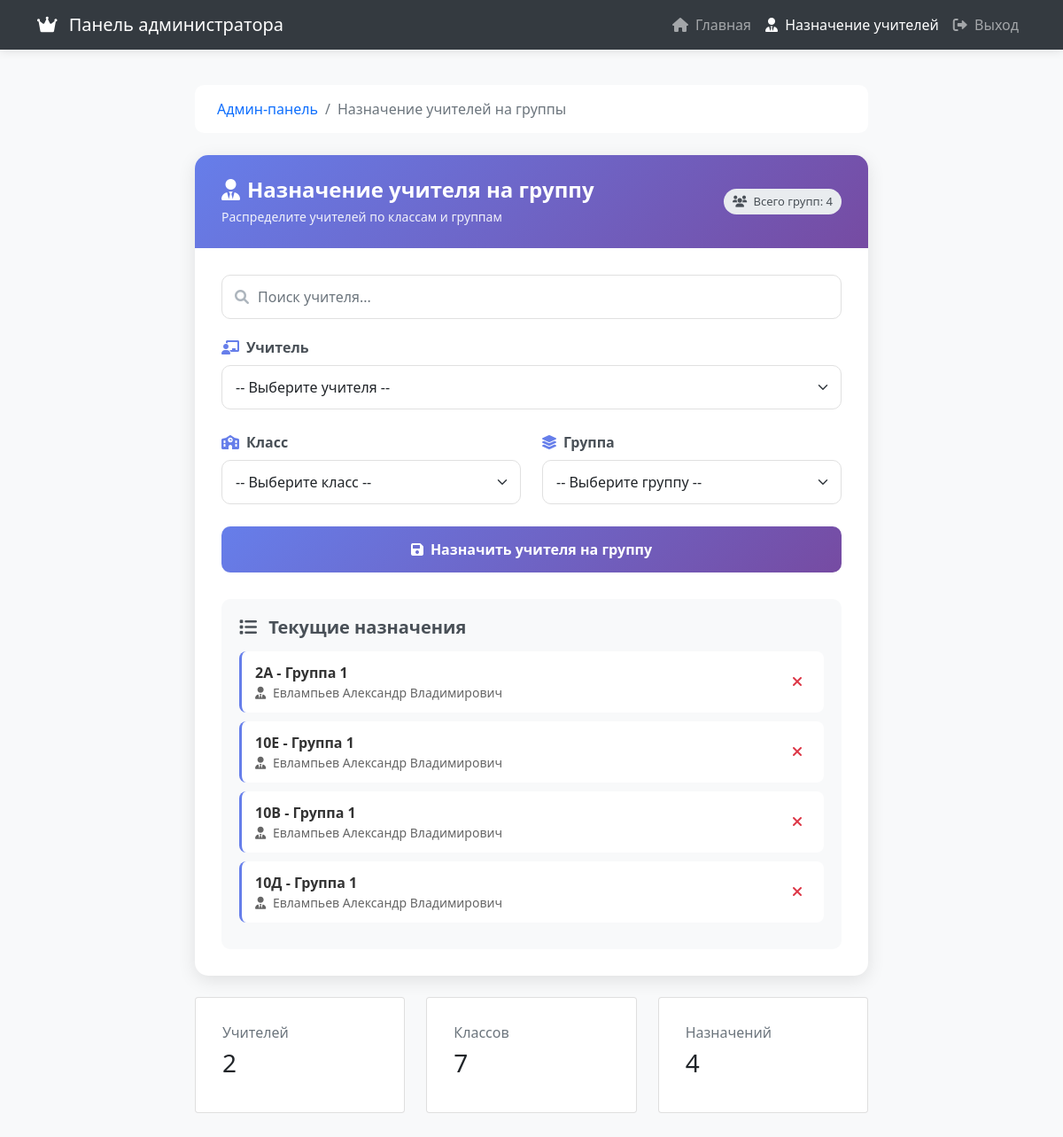
Before: /users/admin/assign-teacher/ (signed in) with the older database file.
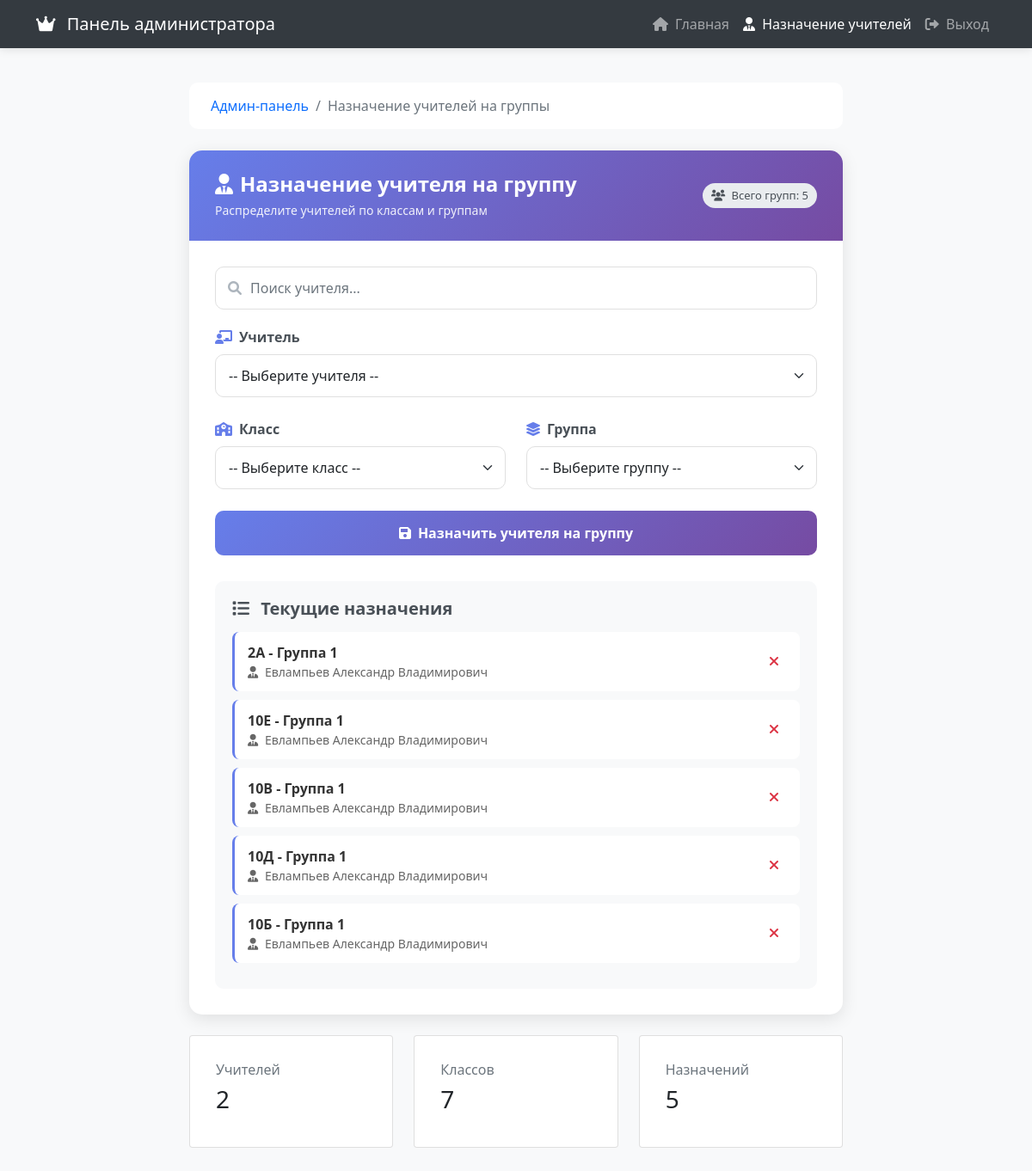
After: the same page with the newer database file.
### users_app/models.py (models this page shows, shortened)
class Group(models.Model):
    GROUP_NUMBERS = (
        (1, 'Группа 1'),
        (2, 'Группа 2'),
    )
    school_class = models.ForeignKey(SchoolClass, on_delete=models.CASCADE, related_name='groups')
    number = models.IntegerField('Номер группы', choices=GROUP_NUMBERS)
    teacher = models.ForeignKey(
        get_user_model(),
        on_delete=models.SET_NULL,
        null=True,
        blank=True,
        related_name='teacher_groups',
        limit_choices_to={'user_type': 'teacher'}
    )
    class Meta:
        verbose_name = 'Группа'
        verbose_name_plural = 'Группы'
        unique_together = ['school_class', 'number']

class SchoolClass(models.Model):
    number = models.IntegerField('Номер класса', validators=[MinValueValidator(1), MaxValueValidator(11)])
    letter = models.CharField('Буква класса', max_length=2)  # А, Б, В и т.д.
    class Meta:
        verbose_name = 'Класс'
        verbose_name_plural = 'Классы'
        unique_together = ['number', 'letter']

class User(AbstractUser):
    USER_TYPES = (
        ('teacher', 'Учитель'),
        ('student', 'Ученик'),
    )
    user_type = models.CharField(max_length=10, choices=USER_TYPES, default='student')
    middle_name = models.CharField('Отчество', max_length=50, blank=True)
    class Meta:
        verbose_name = 'Пользователь'
        verbose_name_plural = 'Пользователи'

### users_app/views.py (the view)
# urls.py: path('admin/assign-teacher/', views.assign_teacher, name='assign_teacher'),
@staff_member_required
def assign_teacher(request):
    if request.method == 'POST':
        form = AssignTeacherForm(request.POST)
        if form.is_valid():
            teacher = form.cleaned_data['teacher']
            school_class = form.cleaned_data['school_class']
            group_number = form.cleaned_data['group_number']
            group, created = Group.objects.get_or_create(
                school_class=school_class,
                number=group_number,
                defaults={'teacher': teacher}
            )
            if not created:
                old_teacher = group.teacher
                group.teacher = teacher
                group.save()
                messages.success(request,
                                 f'Учитель {teacher.last_name} {teacher.first_name} назначен на группу {school_class.number}{school_class.letter} - {group_number}')
            else:
                messages.success(request,
                                 f'Группа создана и назначена учителю {teacher.last_name} {teacher.first_name}')
            return redirect('assign_teacher')
    else:
        form = AssignTeacherForm()
    teachers = User.objects.filter(user_type='teacher').select_related('teacher_profile')
    classes = SchoolClass.objects.all().order_by('number', 'letter')
    assignments = Group.objects.filter(teacher__isnull=False).select_related('school_class', 'teacher')
    context = {
        'form': form,
        'teachers': teachers,
        'classes': classes,
        'assignments': assignments,
        'teachers_count': teachers.count(),
        'classes_count': classes.count(),
        'total_groups': Group.objects.count(),
    }
    return render(request, 'users_app/assign_teacher.html', context)

### users_app/forms.py
class AssignTeacherForm(forms.Form):
    teacher = forms.ModelChoiceField(
        queryset=User.objects.filter(user_type='teacher'),
        label='Учитель'
    )
    school_class = forms.ModelChoiceField(
        queryset=SchoolClass.objects.all(),
        label='Класс'
    )
    group_number = forms.ChoiceField(
        choices=[(1, 'Группа 1'), (2, 'Группа 2')],
        label='Группа'
    )

### templates/users_app/assign_teacher.html (shortened to what the changed rows need)
<!DOCTYPE html>
<html lang="ru">
<head>
    <link href="https://cdn.jsdelivr.net/npm/bootstrap@5.1.3/dist/css/bootstrap.min.css" rel="stylesheet">
    <link rel="stylesheet" href="https://cdnjs.cloudflare.com/ajax/libs/font-awesome/6.0.0/css/all.min.css">
</head>
<body>
<div class="admin-container">
    <div class="admin-card">
        <div class="card-header">
            <div class="d-flex justify-content-between align-items-center">
                <div>
                    <h2><i class="fas fa-user-tie me-2"></i>Назначение учителя на группу</h2>
                    <p>Распределите учителей по классам и группам</p>
                </div>
                <span class="stats-badge">
                        <i class="fas fa-users me-1"></i> Всего групп: {{ total_groups|default:"0" }}
                    </span>
            </div>
        </div>
        <div class="card-body">
            <div class="current-assignments">
                {% if assignments %}
                    {% for assignment in assignments %}
                        <div class="assignment-item" id="assignment-{{ assignment.id }}">
                            <div class="assignment-info">
                                <div class="assignment-class">
                                    {{ assignment.school_class.number }}{{ assignment.school_class.letter }} -
                                    Группа {{ assignment.number }}
                                </div>
                                <div class="assignment-teacher">
                                    <i class="fas fa-user-tie me-1"></i>
                                    {{ assignment.teacher.last_name }} {{ assignment.teacher.first_name }}
                                    {% if assignment.teacher.middle_name %}
                                        {{ assignment.teacher.middle_name }}
                                    {% endif %}
                                </div>
                            </div>
                            <button class="btn-remove" onclick="removeAssignment({{ assignment.id }})"
                                    title="Удалить назначение">
                                <i class="fas fa-times"></i>
                            </button>
                        </div>
                    {% endfor %}
                {% else %}
                    <div class="text-center text-muted py-4">
                        <i class="fas fa-user-slash fa-3x mb-3"></i>
                        <p>Пока нет назначений</p>
                    </div>
                {% endif %}
            </div>
        </div>
    </div>
    <div class="row mt-4">
        <div class="col-md-4">
            <div class="card">
                <div class="card-body">
                    <h6 class="card-title text-muted">Назначений</h6>
                    <h3>{{ assignments|length|default:"0" }}</h3>
                </div>
            </div>
        </div>
    </div>
</div>
</body>
</html>

Changed rows visible on the page:
added Group: school_class.number "10", school_class.letter "Б", number "1", teacher.last_name "Евлампьев", teacher.first_name "Александр", teacher.middle_name "Владимирович"
Other visible differences:
{{ total_groups|default:"0" }}: "4" → "5"
{{ assignments|length|default:"0" }}: "4" → "5"
